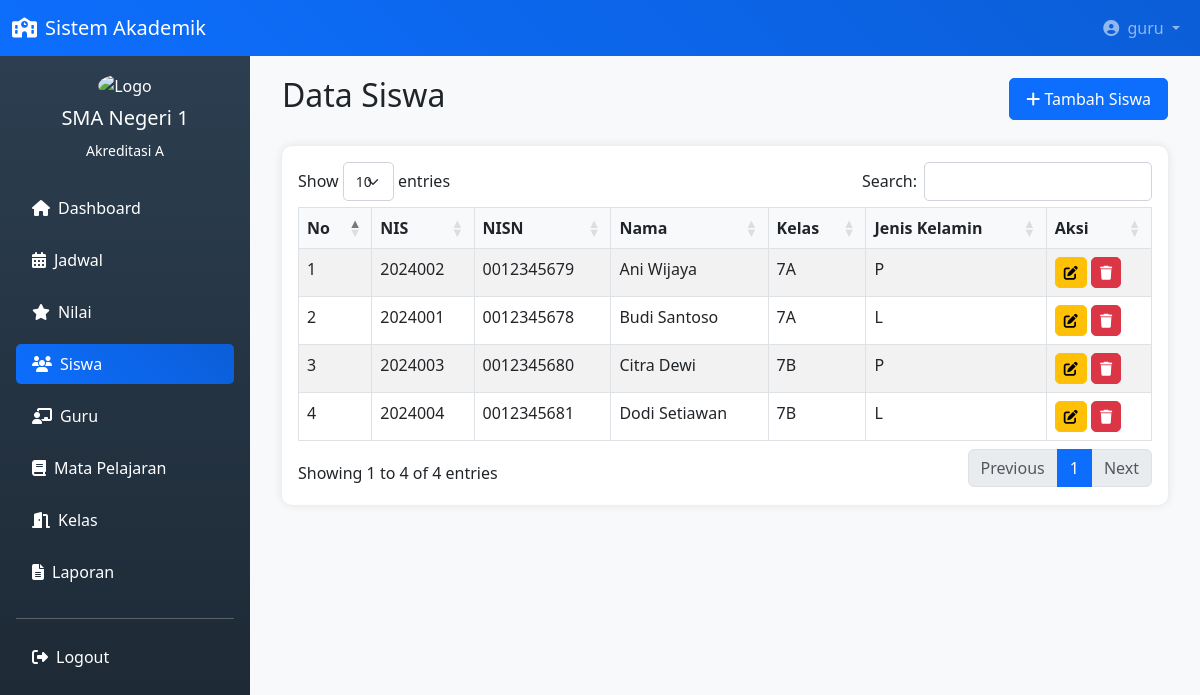
Page /index.php?page=siswa (signed in) on the committed database.
### tables this page shows
CREATE TABLE siswa (
    id INT PRIMARY KEY AUTO_INCREMENT,
    nis VARCHAR(50) UNIQUE NOT NULL,
    nisn VARCHAR(50) UNIQUE,
    nama VARCHAR(100) NOT NULL,
    kelas_id INT,
    jenis_kelamin ENUM('L','P'),
    tempat_lahir VARCHAR(50),
    tanggal_lahir DATE,
    alamat TEXT,
    nama_ayah VARCHAR(100),
    nama_ibu VARCHAR(100),
    created_at TIMESTAMP DEFAULT CURRENT_TIMESTAMP,
    FOREIGN KEY (kelas_id) REFERENCES kelas(id) ON DELETE SET NULL
);

CREATE TABLE kelas (
    id INT PRIMARY KEY AUTO_INCREMENT,
    nama_kelas VARCHAR(50) NOT NULL,
    wali_kelas VARCHAR(100),
    tingkat VARCHAR(20),
    created_at TIMESTAMP DEFAULT CURRENT_TIMESTAMP
);

### config/database.php (called while the page is built, shortened)
<?php
class Database {
    private $host = "localhost";
    private $username = "root";
    private $password = "";
    private $database = "dashboard_mtsn_ngada";
    public $conn;
    private function connect() {
        $this->conn = new mysqli($this->host, $this->username, $this->password, $this->database);
        $this->conn->set_charset("utf8");
        return $this->conn;
    }
    public function query($sql) {
        return $this->conn->query($sql);
    }
}
$db = new Database();
?>

### pages/siswa/index.php (the view)
<div class="container-fluid">
    <div class="d-flex justify-content-between align-items-center mb-4">
        <h2>Data Siswa</h2>
        <a href="index.php?page=siswa&action=tambah" class="btn btn-primary">
            <i class="fas fa-plus"></i> Tambah Siswa
        </a>
    </div>
    <div class="card">
        <div class="card-body">
            <table id="datatable" class="table table-striped table-bordered">
                <thead>
                    <tr>
                        <th>No</th>
                        <th>NIS</th>
                        <th>NISN</th>
                        <th>Nama</th>
                        <th>Kelas</th>
                        <th>Jenis Kelamin</th>
                        <th>Aksi</th>
                    </tr>
                </thead>
                <tbody>
                    <?php
                    $query = "SELECT s.*, k.nama_kelas
                              FROM siswa s
                              LEFT JOIN kelas k ON s.kelas_id = k.id
                              ORDER BY s.nama ASC";
                    $result = $db->query($query);
                    $no = 1;
                    while ($row = $result->fetch_assoc()) {
                    ?>
                        <tr>
                            <td><?php echo $no++; ?></td>
                            <td><?php echo $row['nis']; ?></td>
                            <td><?php echo $row['nisn']; ?></td>
                            <td><?php echo $row['nama']; ?></td>
                            <td><?php echo $row['nama_kelas'] ?? '-'; ?></td>
                            <td><?php echo $row['jenis_kelamin']; ?></td>
                            <td>
                                <a href="index.php?page=siswa&action=edit&id=<?php echo $row['id']; ?>" class="btn btn-sm btn-warning">
                                    <i class="fas fa-edit"></i>
                                </a>
                                <button onclick="confirmDelete('index.php?page=siswa&action=hapus&id=<?php echo $row['id']; ?>')" class="btn btn-sm btn-danger">
                                    <i class="fas fa-trash"></i>
                                </button>
                            </td>
                        </tr>
                    <?php
                    }
                    ?>
                </tbody>
            </table>
        </div>
    </div>
</div>

### css/style.css (style rules this page uses)
body { background-color: #f8f9fa; font-family: "Segoe UI", Tahoma, Geneva, Verdana, sans-serif; }
.card { border: none; box-shadow: 0 0 10px rgba(0, 0, 0, 0.1); border-radius: 10px; }
.table thead th { background-color: #f8f9fa; border-bottom: 2px solid #dee2e6; }
.btn { border-radius: 5px; padding: 0.5rem 1rem; }
.btn-sm { padding: 0.25rem 0.5rem; }

### rows in the picture
siswa: nis "2024002", nisn "0012345679", nama "Ani Wijaya", kelas.nama_kelas "7A", jenis_kelamin "P"
siswa: nis "2024001", nisn "0012345678", nama "Budi Santoso", kelas.nama_kelas "7A", jenis_kelamin "L"
siswa: nis "2024003", nisn "0012345680", nama "Citra Dewi", kelas.nama_kelas "7B", jenis_kelamin "P"
siswa: nis "2024004", nisn "0012345681", nama "Dodi Setiawan", kelas.nama_kelas "7B", jenis_kelamin "L"

### other values in the picture
$_SESSION['username'] "guru"
